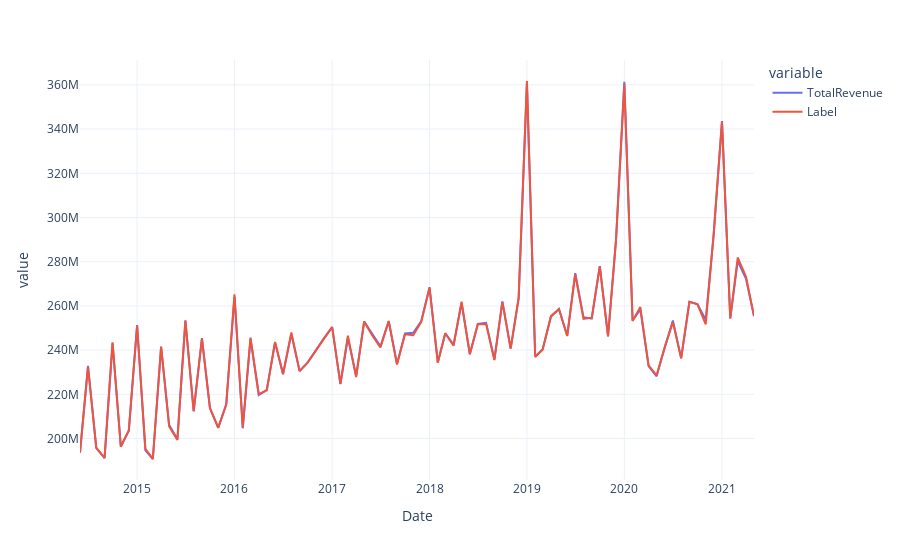

Source (notebook cell):
### Code cell
fig = px.line(predictions, x='Date', y=[dependent_col, "Label"], template = 'plotly_white')
fig.show()
